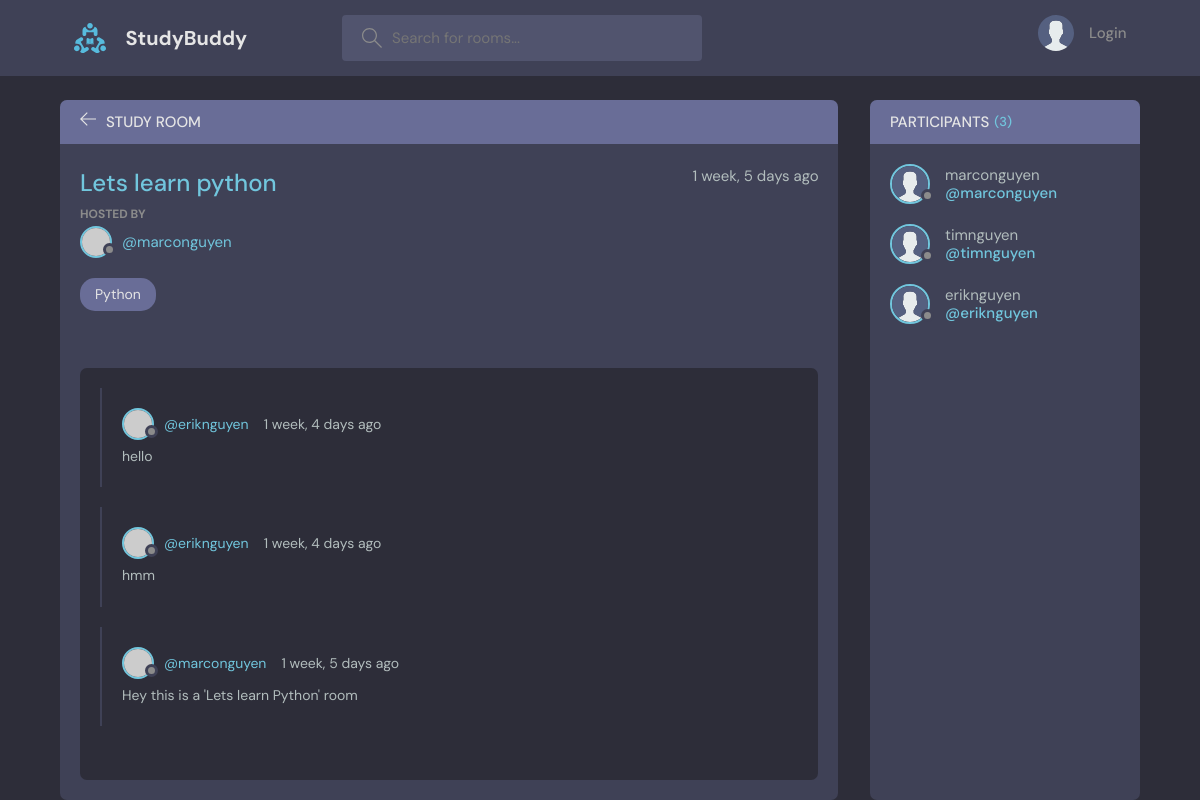
The page /room/1/ on the database its author committed.
### base/models.py (models this page shows, shortened)
class Room(models.Model): # Từ Room viết hoa chữ R như trong class code trong python
    host = models.ForeignKey(User, on_delete= models.SET_NULL, null= True)
    topic = models.ForeignKey(Topic, on_delete= models.SET_NULL, null= True)
    name = models.CharField(max_length= 200)
    description = models.TextField(null= True, blank= True)
    participants = models.ManyToManyField(User, related_name= 'participants', blank= True) # đang ở trong trang web, sử dụng mối quan hệ many to many
    updated = models.DateTimeField(auto_now= True) # auto now -> takes a snapshot on every time we save item(s)
    created = models.DateTimeField(auto_now_add= True) # created -> takes a stamp when we first create item
    class Meta:
        ordering = ['-updated', '-created'] # bỏ thêm dấu - để lên đầu, ko thì ở chót

class Topic(models.Model):
    name = models.CharField(max_length= 200)
    def __str__(self):
        return self.name

class Message(models.Model):
    user = models.ForeignKey(User, on_delete= models.CASCADE) # 1 user can have many mess(s)
    room = models.ForeignKey(Room, on_delete= models.CASCADE) # 1 to many, khi xoa phong thi toan bo message cua room do deu bi xoa
    body = models.TextField()
    updated = models.DateTimeField(auto_now= True) # auto now -> takes a snapshot on every time we save item(s)
    created = models.DateTimeField(auto_now_add= True) # created -> takes a stamp when we first create item
    class Meta:
        ordering = ['-updated', '-created']

### base/views.py (the view, shortened to what this page needs)
# urls.py: path('room/<str:pk>/', views.room, name= 'room'), # pass value pk(string)
def room(request, pk):
    room = Room.objects.get(id= pk)
    room_messages = room.message_set.all() #.order_by('-created') -> tới phần activity feed thì cho nguyên đống message tự sort
    participants = room.participants.all()
    context = {'room': room, 'room_messages': room_messages,
                'participants': participants}
    return render(request, 'base/room.html', context)

### base/templates/base/room.html (shortened to what this page needs)
{% extends 'main.html' %}
{% load static %}
{% block content %}
<main class="profile-page layout layout--2">
  <div class="container">
    <div class="room">
      <div class="room__top">
        <div class="room__topLeft">
          <a href="{% url 'home'%}">
            <svg version="1.1" xmlns="http://www.w3.org/2000/svg" width="32" height="32" viewBox="0 0 32 32">
              <title>arrow-left</title>
              <path
                d="M13.723 2.286l-13.723 13.714 13.719 13.714 1.616-1.611-10.96-10.96h27.625v-2.286h-27.625l10.965-10.965-1.616-1.607z"
              ></path>
            </svg>
          </a>
          <h3>Study Room</h3>
        </div>
      </div>
      <div class="room__box scroll">
        <div class="room__header scroll">
          <div class="room__info">
            <h3>{{room.name}}</h3>
            <span>{{room.created|timesince}} ago </span>
          </div>
          <div class="room__hosted">
            <p>Hosted By</p>
            <a href="{% url 'user-profile' room.host.id %}" class="room__author">
              <div class="avatar avatar--small">
                <img src="https://randomuser.me/api/portraits/men/37.jpg" />
              </div>
              <span>@{{room.host.username}}</span>
            </a>
          </div>
          <span class="room__topics">{{room.topic}}</span>
        </div>
        <div class="room__conversation">
          <div class="threads scroll">
            {% for message in room_messages %}
            <div class="thread">
              <div class="thread__top">
                <div class="thread__author">
                  <a href="{% url 'user-profile' message.user.id %}" class="thread__authorInfo">
                    <div class="avatar avatar--small">
                      <img src="https://randomuser.me/api/portraits/men/37.jpg" />
                    </div>
                    <span>@{{message.user.username}}</span>
                  </a>
                  <span class="thread__date">{{message.created|timesince}} ago</span>
                </div>
              </div>
              <div class="thread__details">
                {{message.body}}
              </div>
            </div>
            {% endfor %}
          </div>
        </div>
      </div>
    </div>
    <div class="participants">
      <h3 class="participants__top">Participants <span>({{participants.count}})</span></h3>
      <div class="participants__list scroll">
        {% for user in participants %}
        <a href="{% url 'user-profile' user.id %}" class="participant">
          <div class="avatar avatar--medium">
            <img src="{% static 'images/avatar.svg' %}" />
          </div>
          <p>
            {{user.username}}
            <span>@{{user.username}}</span>
          </p>
        </a>
        {% endfor %}
      </div>
    </div>
  </div>
</main>
{% endblock content %}

### rows shown on the page
Room: name "Lets learn python", created "1 week, 5 days", host.username "marconguyen", topic "Python"
Message: user.username "eriknguyen", created "1 week, 4 days", body "hello"
Message: user.username "eriknguyen", created "1 week, 4 days", body "hmm"
Message: user.username "marconguyen", created "1 week, 5 days", body "Hey this is a 'Lets learn Python' room"

### other values the page prints
{{ participants.count }} "3"
{{ user.username }} "marconguyen"
{{ user.username }} "timnguyen"
{{ user.username }} "eriknguyen"
